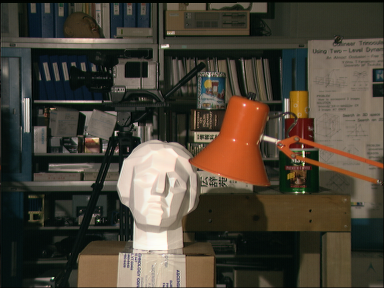
#> input picture block2/exercise/scene1.row3.col3.ppm, 384 x 288 px
$ python planesweep.py
#> lines starting #> are read from the running program, lines starting #| are printed output that depends on the picture
#!/usr/bin/env python
import numpy as np
import cv2

left_img = cv2.imread('./scene1.row3.col3.ppm', 0)
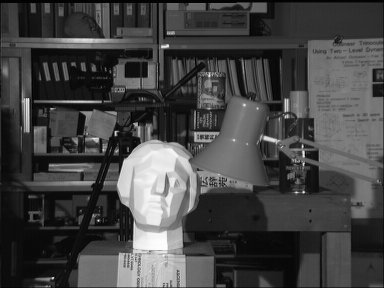
#> left_img: shape (288, 384); min 0, max 253, mean 68.3
right_img = cv2.imread('./scene1.row3.col4.ppm', 0)
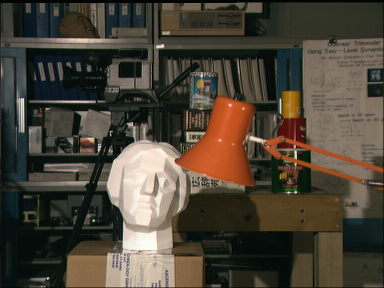
#> input picture block2/exercise/scene1.row3.col4.ppm, 384 x 288 px
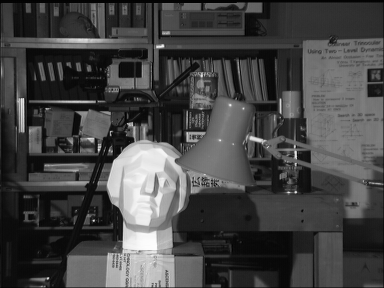
#> right_img: shape (288, 384); min 0, max 254, mean 68.7

def plane_sweep(left_img, right_img, eval_method):
    out_img = np.array([[np.uint8(0)] * len(i) for i in left_img])
#> out_img: shape (288, 384); every value is 0
    h_img, w_img = left_img.shape
#> h_img = 288; w_img = 384
    for y_in in range(h_img):
        for x_in in range(w_img):
            min_value = np.Infinity
            suitable_disp = 0
            max_disparity = 16
            for disparity in range(min(max_disparity, x_in + 1)):
            #for disparity in range(max_disparity):
                result = eval_method(float(left_img[y_in, x_in])
                     - float(right_img[y_in, x_in - disparity]))
                if result < min_value:
                    min_value = result
                    suitable_disp = disparity
            out_img[y_in, x_in] = ((suitable_disp) / max_disparity) * 255
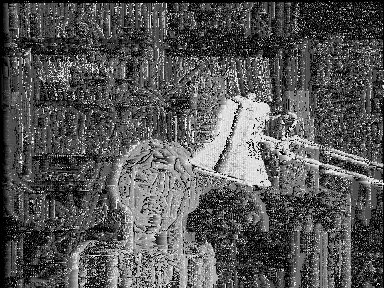
#> out_img: shape (288, 384); min 0, max 239, mean 85.5
    return out_img

img_out_sq_err = plane_sweep(left_img, right_img, lambda x: x ** 2)
img_out_abs_err = plane_sweep(left_img, right_img, lambda x: abs(x))

cv2.imwrite("out_sq_err.png", img_out_sq_err)
cv2.imwrite("out_abs_err.png", img_out_abs_err)
